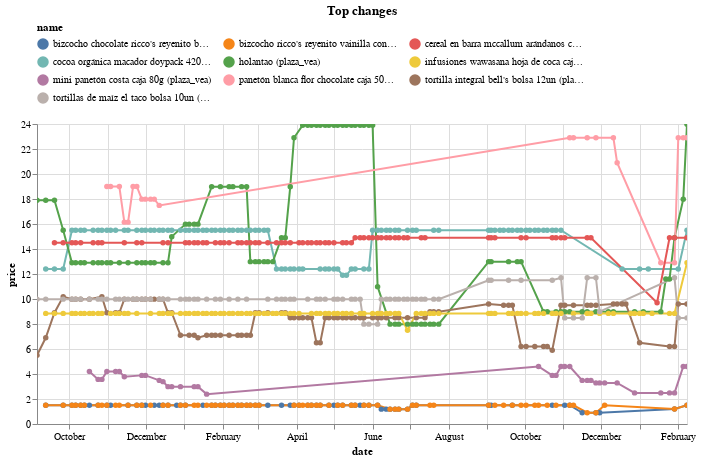

Source (notebook cell):
### Code cell
top_changes.head(10).pipe(plot_changes, 'Top changes')

### Figure 1 — Vega-Lite specification as saved in the notebook (floating-point values rounded to 4 significant figures; data arrays with more than 128 entries replaced by an {"elided": "..."} marker saying what was removed)
{"config": {"view": {"continuousWidth": 300, "continuousHeight": 300}, "legend": {"columns": 3, "orient": "top"}}, "data": {"name": "data-1ede02edec46d20a61b3c8542cab4685"}, "mark": {"type": "line", "point": true}, "encoding": {"color": {"field": "name", "scale": {"domain": ["bizcocho chocolate ricco's reyenito bolsa 56g (plaza_vea)", "bizcocho ricco's reyenito vainilla con manjar bolsa 48g (plaza_vea)", "cereal en barra mccallum arándanos caja 6un (plaza_vea)", "cocoa orgánica macador doypack 420g (plaza_vea)", "holantao (plaza_vea)", "infusiones wawasana hoja de coca caja 50un (plaza_vea)", "mini panetón costa caja 80g (plaza_vea)", "panetón blanca flor chocolate caja 500g (plaza_vea)", "tortilla integral bell's bolsa 12un (plaza_vea)", "tortillas de maíz el taco bolsa 10un (plaza_vea)"]}, "type": "nominal"}, "tooltip": [{"field": "name", "type": "nominal"}, {"field": "price", "type": "quantitative"}, {"field": "last_price", "type": "quantitative"}], "x": {"field": "date", "type": "temporal"}, "y": {"field": "price", "type": "quantitative"}}, "params": [{"name": "param_1", "select": {"type": "point", "fields": ["name"]}, "bind": "legend"}, {"name": "param_2", "select": {"type": "interval", "encodings": ["x", "y"]}, "bind": "scales"}], "title": "Top changes", "transform": [{"filter": {"param": "param_1"}}], "width": 650, "$schema": "https://vega.github.io/schema/vega-lite/v5.16.3.json", "datasets": {"data-1ede02edec46d20a61b3c8542cab4685": {"elided": "755 records"}}}
